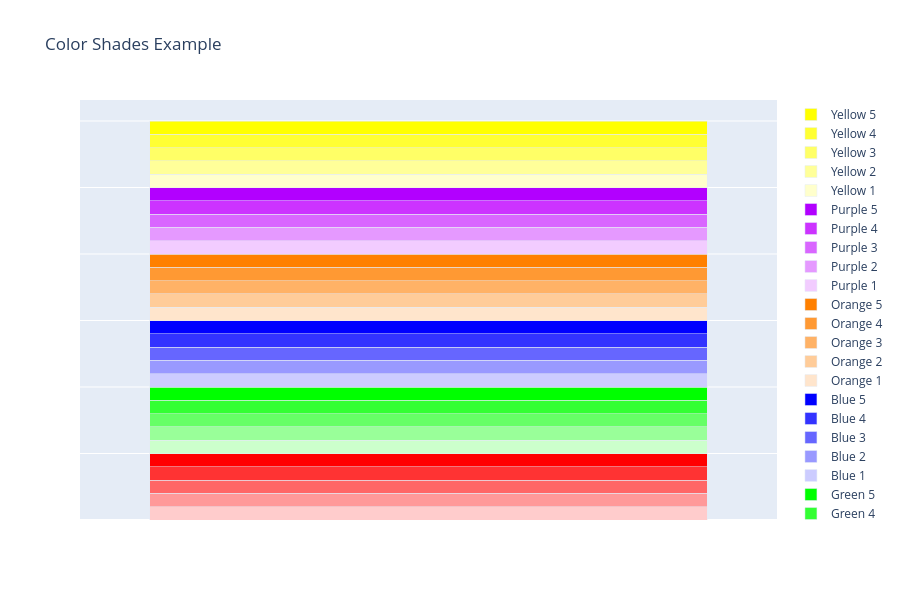

Source (notebook cell):
### Code cell
import plotly.graph_objects as go

# Basic colors and example shades (lighter/darker versions)
colors = {
    "Red": ["#ffcccc", "#ff9999", "#ff6666", "#ff3333", "#ff0000"],
    "Green": ["#ccffcc", "#99ff99", "#66ff66", "#33ff33", "#00ff00"],
    "Blue": ["#ccccff", "#9999ff", "#6666ff", "#3333ff", "#0000ff"],
    "Orange": ["#ffe5cc", "#ffcc99", "#ffb266", "#ff9933", "#ff8000"],
    "Purple": ["#f2ccff", "#e599ff", "#d966ff", "#cc33ff", "#b200ff"],
    "Yellow": ["#ffffcc", "#ffff99", "#ffff66", "#ffff33", "#ffff00"],
}

fig = go.Figure()

# Plot each color shade as a bar
for i, (color_name, shades) in enumerate(colors.items()):
    for j, shade in enumerate(shades):
        fig.add_trace(go.Bar(
            x=[1],
            y=[1],
            marker_color=shade,
            name=f"{color_name} {j+1}",
            showlegend=True
        ))

# Layout
fig.update_layout(
    title="Color Shades Example",
    barmode="stack",
    height=600,
    xaxis=dict(showticklabels=False),
    yaxis=dict(showticklabels=False)
)

fig.show()

### Figure 1 — Plotly figure (JSON) as saved in the notebook; plotly's stock layout.template omitted (floating-point values rounded to 4 significant figures)
{"data": [{"marker": {"color": "#ffcccc"}, "name": "Red 1", "showlegend": true, "type": "bar", "x": [1], "y": [1]}, {"marker": {"color": "#ff9999"}, "name": "Red 2", "showlegend": true, "type": "bar", "x": [1], "y": [1]}, {"marker": {"color": "#ff6666"}, "name": "Red 3", "showlegend": true, "type": "bar", "x": [1], "y": [1]}, {"marker": {"color": "#ff3333"}, "name": "Red 4", "showlegend": true, "type": "bar", "x": [1], "y": [1]}, {"marker": {"color": "#ff0000"}, "name": "Red 5", "showlegend": true, "type": "bar", "x": [1], "y": [1]}, {"marker": {"color": "#ccffcc"}, "name": "Green 1", "showlegend": true, "type": "bar", "x": [1], "y": [1]}, {"marker": {"color": "#99ff99"}, "name": "Green 2", "showlegend": true, "type": "bar", "x": [1], "y": [1]}, {"marker": {"color": "#66ff66"}, "name": "Green 3", "showlegend": true, "type": "bar", "x": [1], "y": [1]}, {"marker": {"color": "#33ff33"}, "name": "Green 4", "showlegend": true, "type": "bar", "x": [1], "y": [1]}, {"marker": {"color": "#00ff00"}, "name": "Green 5", "showlegend": true, "type": "bar", "x": [1], "y": [1]}, {"marker": {"color": "#ccccff"}, "name": "Blue 1", "showlegend": true, "type": "bar", "x": [1], "y": [1]}, {"marker": {"color": "#9999ff"}, "name": "Blue 2", "showlegend": true, "type": "bar", "x": [1], "y": [1]}, {"marker": {"color": "#6666ff"}, "name": "Blue 3", "showlegend": true, "type": "bar", "x": [1], "y": [1]}, {"marker": {"color": "#3333ff"}, "name": "Blue 4", "showlegend": true, "type": "bar", "x": [1], "y": [1]}, {"marker": {"color": "#0000ff"}, "name": "Blue 5", "showlegend": true, "type": "bar", "x": [1], "y": [1]}, {"marker": {"color": "#ffe5cc"}, "name": "Orange 1", "showlegend": true, "type": "bar", "x": [1], "y": [1]}, {"marker": {"color": "#ffcc99"}, "name": "Orange 2", "showlegend": true, "type": "bar", "x": [1], "y": [1]}, {"marker": {"color": "#ffb266"}, "name": "Orange 3", "showlegend": true, "type": "bar", "x": [1], "y": [1]}, {"marker": {"color": "#ff9933"}, "name": "Orange 4", "showlegend": true, "type": "bar", "x": [1], "y": [1]}, {"marker": {"color": "#ff8000"}, "name": "Orange 5", "showlegend": true, "type": "bar", "x": [1], "y": [1]}, {"marker": {"color": "#f2ccff"}, "name": "Purple 1", "showlegend": true, "type": "bar", "x": [1], "y": [1]}, {"marker": {"color": "#e599ff"}, "name": "Purple 2", "showlegend": true, "type": "bar", "x": [1], "y": [1]}, {"marker": {"color": "#d966ff"}, "name": "Purple 3", "showlegend": true, "type": "bar", "x": [1], "y": [1]}, {"marker": {"color": "#cc33ff"}, "name": "Purple 4", "showlegend": true, "type": "bar", "x": [1], "y": [1]}, {"marker": {"color": "#b200ff"}, "name": "Purple 5", "showlegend": true, "type": "bar", "x": [1], "y": [1]}, {"marker": {"color": "#ffffcc"}, "name": "Yellow 1", "showlegend": true, "type": "bar", "x": [1], "y": [1]}, {"marker": {"color": "#ffff99"}, "name": "Yellow 2", "showlegend": true, "type": "bar", "x": [1], "y": [1]}, {"marker": {"color": "#ffff66"}, "name": "Yellow 3", "showlegend": true, "type": "bar", "x": [1], "y": [1]}, {"marker": {"color": "#ffff33"}, "name": "Yellow 4", "showlegend": true, "type": "bar", "x": [1], "y": [1]}, {"marker": {"color": "#ffff00"}, "name": "Yellow 5", "showlegend": true, "type": "bar", "x": [1], "y": [1]}], "layout": {"barmode": "stack", "height": 600, "title": {"text": "Color Shades Example"}, "xaxis": {"showticklabels": false}, "yaxis": {"showticklabels": false}}}
